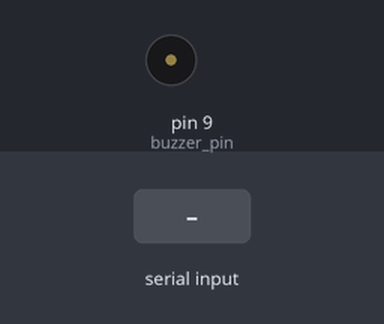
Recording of a sketch running on a simulated Arduino Uno, built with avr-gcc and run on an emulated ATmega328P. On the bench: buzzer (waves = sounding). The inputs (shaded band) are chosen by the test bench.

Above: at 1.2 s.
1.3 s: "f90\n" received over Serial
At 1.6 s:
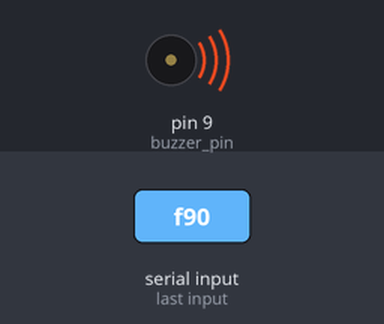
2.8 s: "f" received over Serial
At 4.6 s:
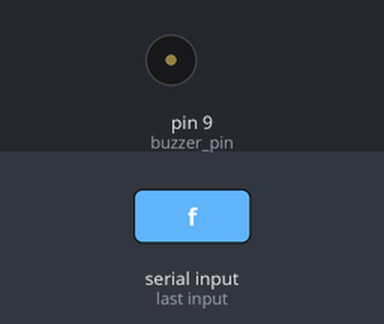
5.3 s: "f,45\n" received over Serial
At 5.9 s:
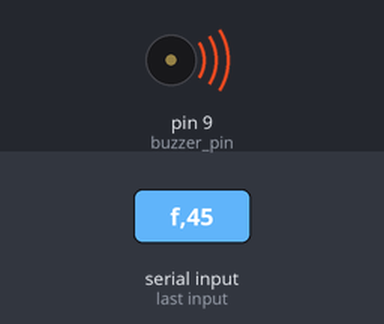
Timing chart, 0 to 8.3 s (numbered marks = the images above; inputs shaded):
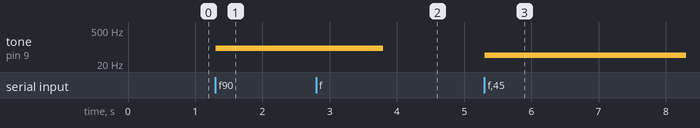

Measured:
- after the input at 1.3 s, tone on pin 9 (buzzer_pin): silent → 90 Hz at once
- after the input at 2.8 s, tone on pin 9 (buzzer_pin): 90 Hz → silent after 1.0 s
- after the input at 5.3 s, tone on pin 9 (buzzer_pin): silent → 45 Hz at once

The sketch:

Lab1_Part3.ino
```cpp
const byte buzzer_pin = 9;

void setup()
{
    pinMode(buzzer_pin, OUTPUT);
    Serial.begin(9600);
}

void loop()
{
    if (Serial.available()>0)
    {
        char buzzer_picked = Serial.read();
        int buzzer_freq = Serial.parseInt();
        write_freq(buzzer_picked, buzzer_freq);
    }
}

void write_freq(char buzzer, int frequency)
{
    if (buzzer == 'f')
    {
        tone(buzzer_pin, frequency);
        return;
    }

    return;
}
```
